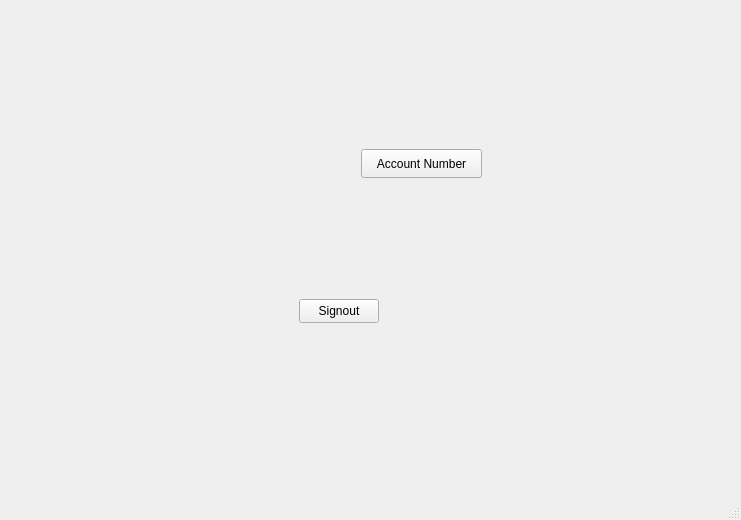
<?xml version="1.0" encoding="UTF-8"?>
<ui version="4.0">
 <class>MainWindow</class>
 <widget class="QMainWindow" name="MainWindow">
  <property name="geometry">
   <rect>
    <x>0</x>
    <y>0</y>
    <width>741</width>
    <height>520</height>
   </rect>
  </property>
  <property name="windowTitle">
   <string>MainWindow</string>
  </property>
  <widget class="QWidget" name="centralwidget">
   <layout class="QGridLayout" name="gridLayout">
    <item row="0" column="0">
     <widget class="QStackedWidget" name="stackedWidget">
      <property name="currentIndex">
       <number>2</number>
      </property>
      <widget class="QWidget" name="Page0_login">
       <widget class="QLineEdit" name="LE_Loginpass">
        <property name="geometry">
         <rect>
          <x>350</x>
          <y>250</y>
          <width>113</width>
          <height>24</height>
         </rect>
        </property>
        <property name="placeholderText">
         <string>Password</string>
        </property>
       </widget>
       <widget class="QLineEdit" name="LE_Loginuser">
        <property name="geometry">
         <rect>
          <x>210</x>
          <y>250</y>
          <width>113</width>
          <height>24</height>
         </rect>
        </property>
        <property name="placeholderText">
         <string>Username</string>
        </property>
       </widget>
       <widget class="QPushButton" name="pb_Login">
        <property name="geometry">
         <rect>
          <x>230</x>
          <y>290</y>
          <width>80</width>
          <height>24</height>
         </rect>
        </property>
        <property name="text">
         <string>Login</string>
        </property>
       </widget>
       <widget class="QPushButton" name="pb_signup">
        <property name="geometry">
         <rect>
          <x>350</x>
          <y>290</y>
          <width>80</width>
          <height>24</height>
         </rect>
        </property>
        <property name="text">
         <string>Signup</string>
        </property>
       </widget>
      </widget>
      <widget class="QWidget" name="Page1_admin">
       <widget class="QPushButton" name="pb_signoutadmin">
        <property name="geometry">
         <rect>
          <x>250</x>
          <y>350</y>
          <width>80</width>
          <height>24</height>
         </rect>
        </property>
        <property name="text">
         <string>Signout</string>
        </property>
       </widget>
      </widget>
      <widget class="QWidget" name="Page2_user">
       <widget class="QPushButton" name="pb_signoutuser">
        <property name="geometry">
         <rect>
          <x>290</x>
          <y>290</y>
          <width>80</width>
          <height>24</height>
         </rect>
        </property>
        <property name="text">
         <string>Signout</string>
        </property>
       </widget>
       <widget class="QPushButton" name="pb_accNumUser">
        <property name="geometry">
         <rect>
          <x>352</x>
          <y>140</y>
          <width>121</width>
          <height>29</height>
         </rect>
        </property>
        <property name="text">
         <string>Account Number</string>
        </property>
       </widget>
       <widget class="QLabel" name="L_UserAcc">
        <property name="geometry">
         <rect>
          <x>140</x>
          <y>130</y>
          <width>201</width>
          <height>41</height>
         </rect>
        </property>
        <property name="text">
         <string/>
        </property>
       </widget>
      </widget>
     </widget>
    </item>
   </layout>
  </widget>
  <widget class="QMenuBar" name="menubar">
   <property name="geometry">
    <rect>
     <x>0</x>
     <y>0</y>
     <width>741</width>
     <height>25</height>
    </rect>
   </property>
  </widget>
  <widget class="QStatusBar" name="statusbar"/>
 </widget>
 <resources/>
 <connections/>
</ui>
